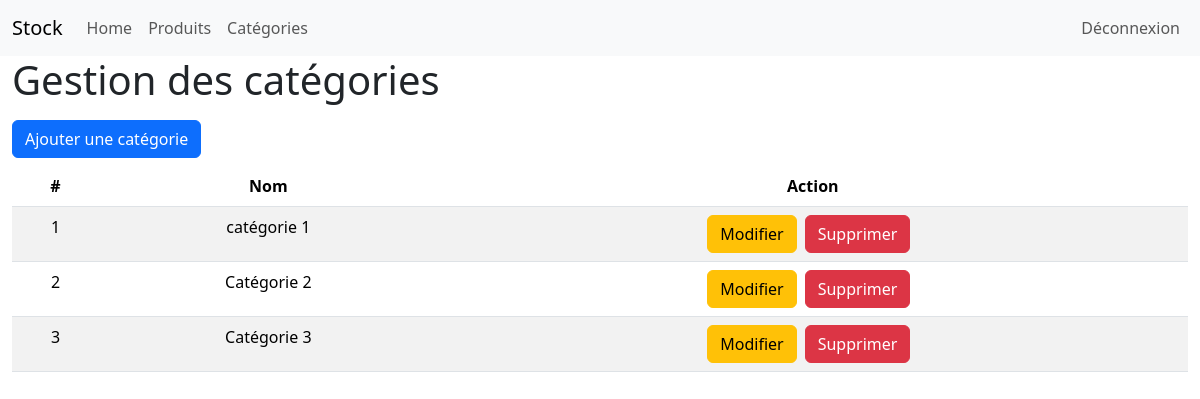
Screenshot of /admin/categories.php (signed in) with the database file from the repository.
### tables this page shows
CREATE TABLE IF NOT EXISTS `categories` (
  `id` int NOT NULL AUTO_INCREMENT,
  `name` varchar(100) NOT NULL,
  `image` varchar(255) DEFAULT NULL,
  `description` text,
  PRIMARY KEY (`id`)
);

### admin/categories.php (the view, shortened to what this page needs)
<?php
    require "../config/connexion.php";
?>
<!DOCTYPE html>
<html lang="en">
<head>
    <link href="https://cdn.jsdelivr.net/npm/bootstrap@5.3.8/dist/css/bootstrap.min.css" rel="stylesheet">
    <link rel="stylesheet" href="style.css">
</head>
<body>
    <?php
        include("partials/nav.php");
    ?>
    <div class="container-fluid">
        <h1>Gestion des catégories</h1>
        <a href="addCategory.php" class="btn btn-primary my-2">Ajouter une catégorie</a>
        <table class="table table-striped">
            <thead>
                <tr class="text-center">
                    <th>#</th>
                    <th>Nom</th>
                    <th>Action</th>
                </tr>
            </thead>
            <tbody>
                <?php
                    $categories = $bdd->query("SELECT * FROM categories");
                    while($donCat = $categories->fetch())
                    {
                        echo '<tr class="text-center">';
                            echo '<td>'.$donCat['id'].'</td>';
                            echo '<td>'.$donCat['name'].'</td>';
                            echo '<td>';
                                echo '<a href="#" class="btn btn-warning">Modifier</a>';
                                echo '<a href="#" class="btn btn-danger mx-2">Supprimer</a>';
                            echo '</td>';
                        echo '</tr>';
                    }
                ?>
            </tbody>
        </table>
    </div>
</body>
</html>

### rows the page displays
categories: id "1", name "catégorie 1"
categories: id "2", name "Catégorie 2"
categories: id "3", name "Catégorie 3"
